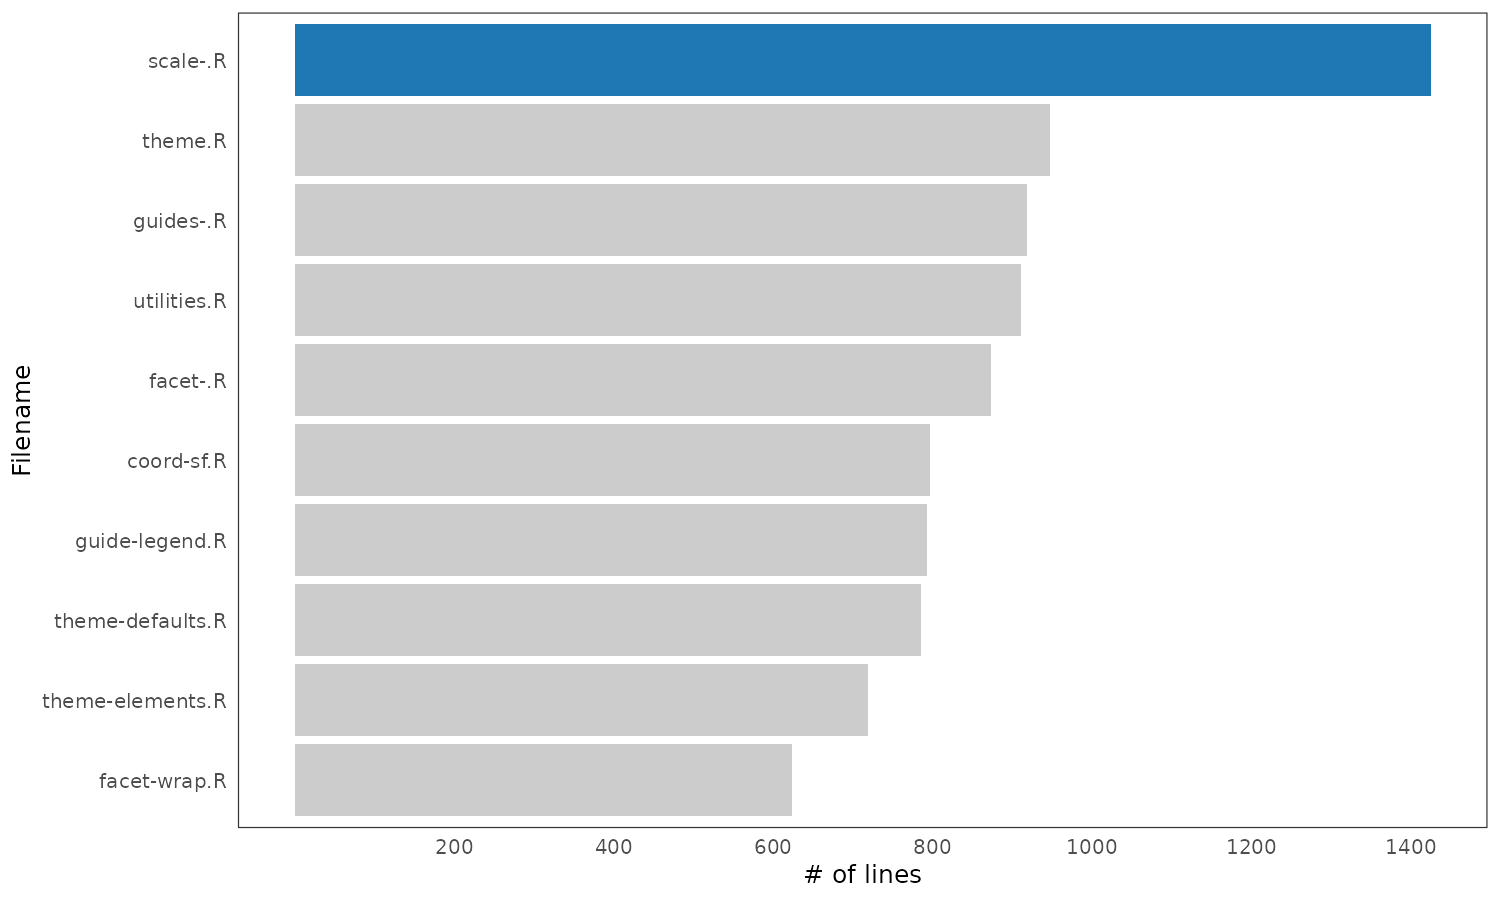

Recreate this plot in R.
source("./figures/defaults.R")

counts <- readLines("./data/ggplot2-linecounts.txt")
counts <- gsub("./", "", trimws(counts))
counts <- data.frame(do.call(rbind, strsplit(trimws(counts), " ")))
names(counts) <- c("lines", "file")
counts$lines <- as.numeric(counts$lines)

counts <- counts[order(-counts$lines), ]
counts <- counts[2:11, ]
counts$file <- factor(counts$file, levels = rev(counts$file))

counts$fill <- counts$file == "scale-.R"

p <- ggplot(counts, aes(y = file, x = lines, fill = fill)) +
  geom_bar(stat = "identity") +
  scale_fill_manual(values = c("grey80", pal_dark_3[1])) +
  labs(x = "# of lines", y = "Filename") +
  scale_x_continuous(breaks = 1:8 * 200) +
  guides(fill = "none") +
  scale_y_discrete()

ggsave("./figures/ggplot2-linecounts.png", p, dpi = 300,
       width = def_width, height = def_height, units = "in")

